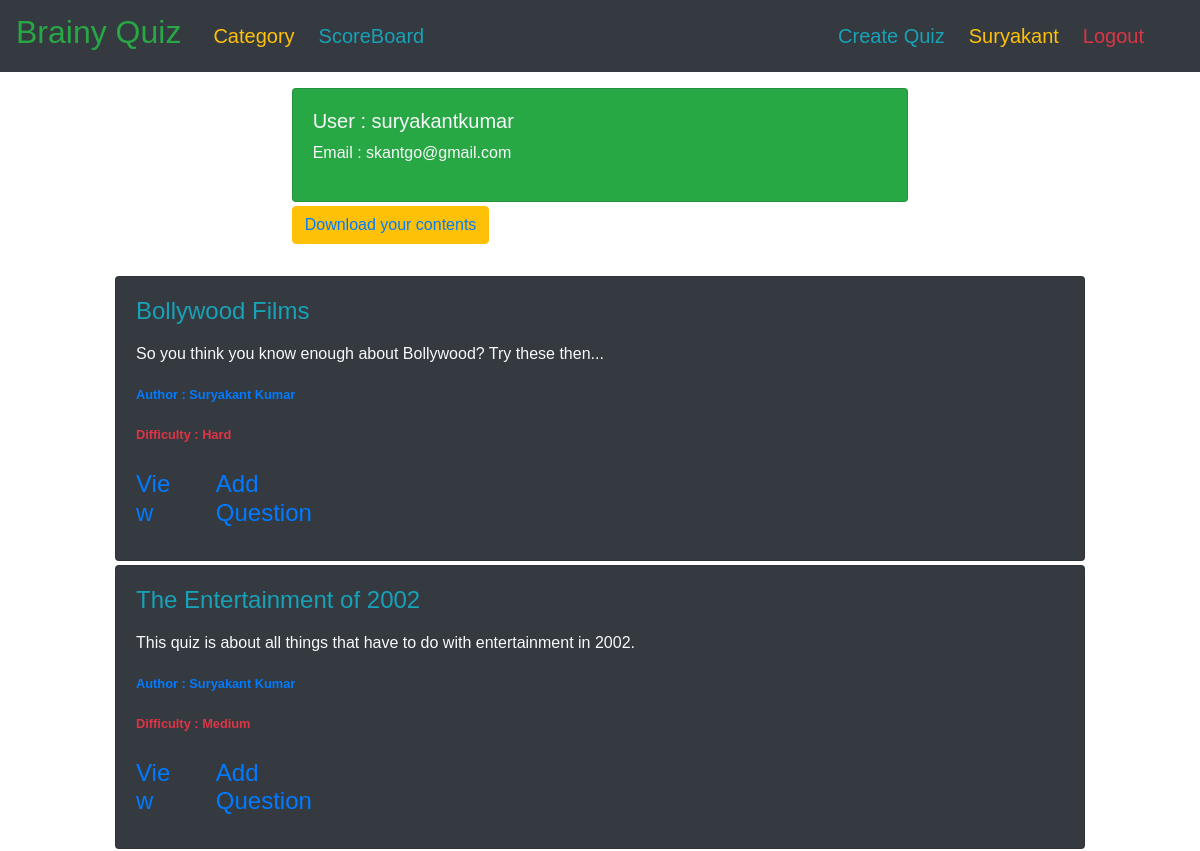
/profile/ (signed in, upper part), run on an earlier commit of the app's database.
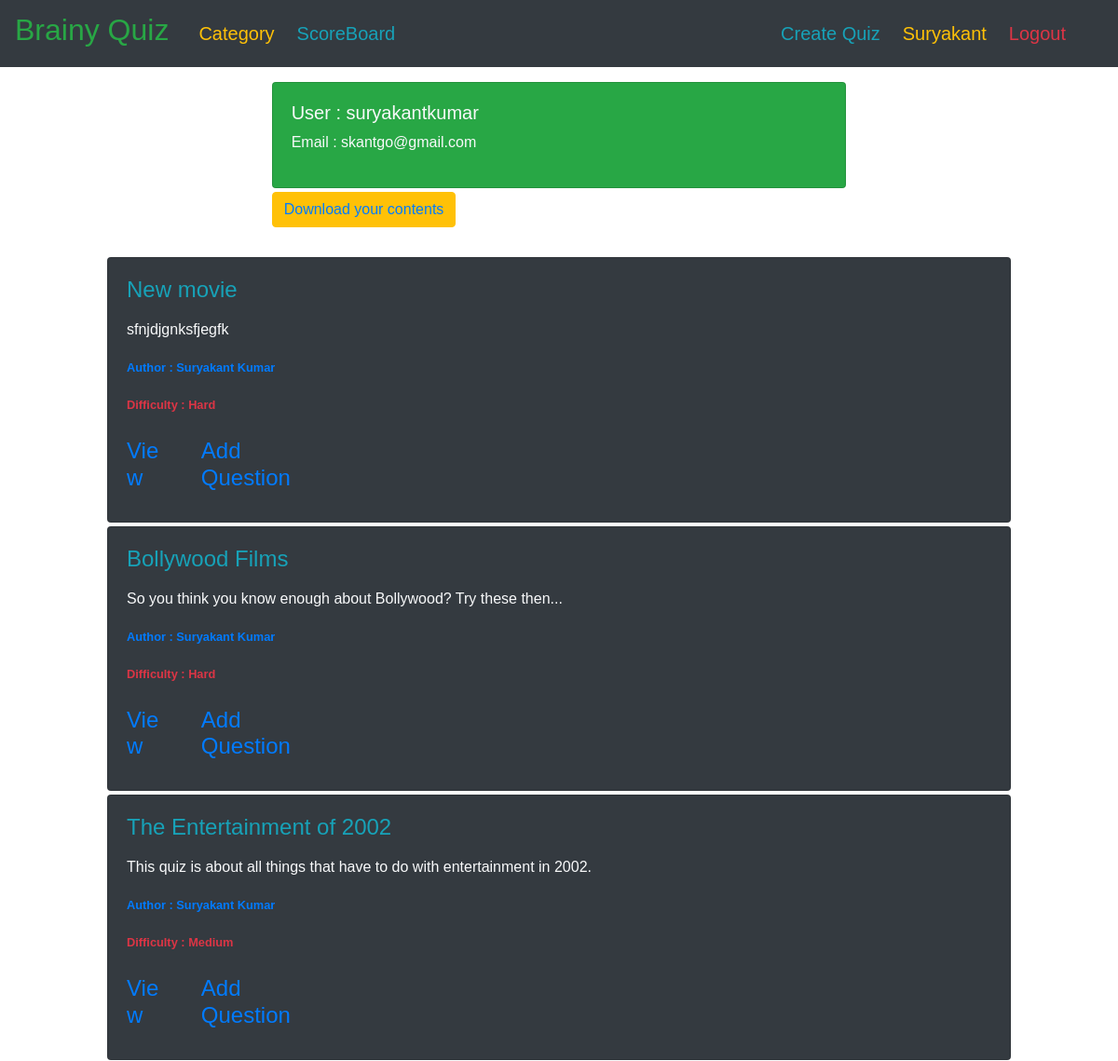
And on a later commit of the database.
### quiz/models.py (models this page shows, shortened)
class Quiz(models.Model):
    difficulty_choices = [
        ('H', 'Hard'),
        ('M', 'Medium'),
        ('E', 'Easy')
    ]
    title = models.CharField(max_length=200)
    description = models.TextField(max_length=1000, blank=True, null=True)
    average_score = models.IntegerField(default=0, blank=True, null=True)
    difficulty = models.CharField(max_length=10, choices=difficulty_choices, default='F')
    date_posted = models.DateTimeField(default=timezone.now)
    author = models.ForeignKey(User, null=False, blank=False, on_delete=models.CASCADE)
    category = models.ForeignKey(Category, null=False, blank=False, on_delete=models.CASCADE)
    class Meta:
        ordering = ['-date_posted']

### users/views.py (the view)
# urls.py: path('profile/', user_views.profile, name='profile'),
@login_required
def profile(request):
    quiz = Quiz.objects.filter(author=request.user).select_related('author')
    template = 'users/profile.html'
    context = {"title": 'Profile',
               "quiz_list": quiz}
    return render(request, template, context)

### users/templates/users/profile.html (shortened to what this page needs)
{% extends 'base.html' %}
{% load crispy_forms_tags %}
{% block content %}
    <div class="col-12 col-md-10 mb-3 mx-auto mt-3">
        <div class="col-8 col-md-8 mb-3 mx-auto mt-3">
            <div class="card bg-success text-light mb-1">
                <div class="card-body">
                    <div>
                        <h5>User : {{ user.username }}</h5>
                        <p>Email : {{ user.email }}</p>
                    </div>
                </div>
            </div>
            <button type="button" class="btn btn-warning mb-3">
                <a style="text-decoration: None;" href="{% url 'download-content' %}">Download your contents</a>
            </button>
        </div>
        {% for quiz in quiz_list %}
            <div class="card bg-dark text-light mb-1">
                <div class="card-body">
                    <div class="mb-4">
                        <h4 class="card-title text-info">
                            {{ quiz.title }}
                        </h4>
                        <p class="card-text">
                            {{ quiz.description|linebreaks }}
                        </p>
                        <p><small class="text-primary"><b>
                            Author : {{ quiz.author.first_name }} {{ quiz.author.last_name }}
                        </b></small></p>
                        <p><small class="text-danger"><b>
                            Difficulty : {{ quiz.get_difficulty_display }}
                        </b></small></p>
                    </div>
                    <div>
                        {% if user == quiz.author %}
                            <div class="row">
                                <h4 class="card-title text-info col-4 col-sm-1">
                                    <a href="{% url 'question-feature-ext' quiz.id %}">View</a>
                                </h4>
                                <h4 class="card-title text-info col-4 col-sm-2">
                                    <a href="{% url 'question-create' quiz.id %}">Add Question</a>
                                </h4>
                            </div>
                        {% else %}
                            <h4 class="card-title text-info">
                                <a href="{% url 'quiz-play' quiz.id %}">Play Quiz</a>
                            </h4>
                        {% endif %}
                    </div>
                </div>
            </div>
        {% endfor %}
    </div>
{% endblock %}

What changed in the data, as far as the page shows it:
added Quiz: title "New movie", description "sfnjdjgnksfjegfk", author.first_name "Suryakant", author.last_name "Kumar", difficulty "Hard", shows "View"
